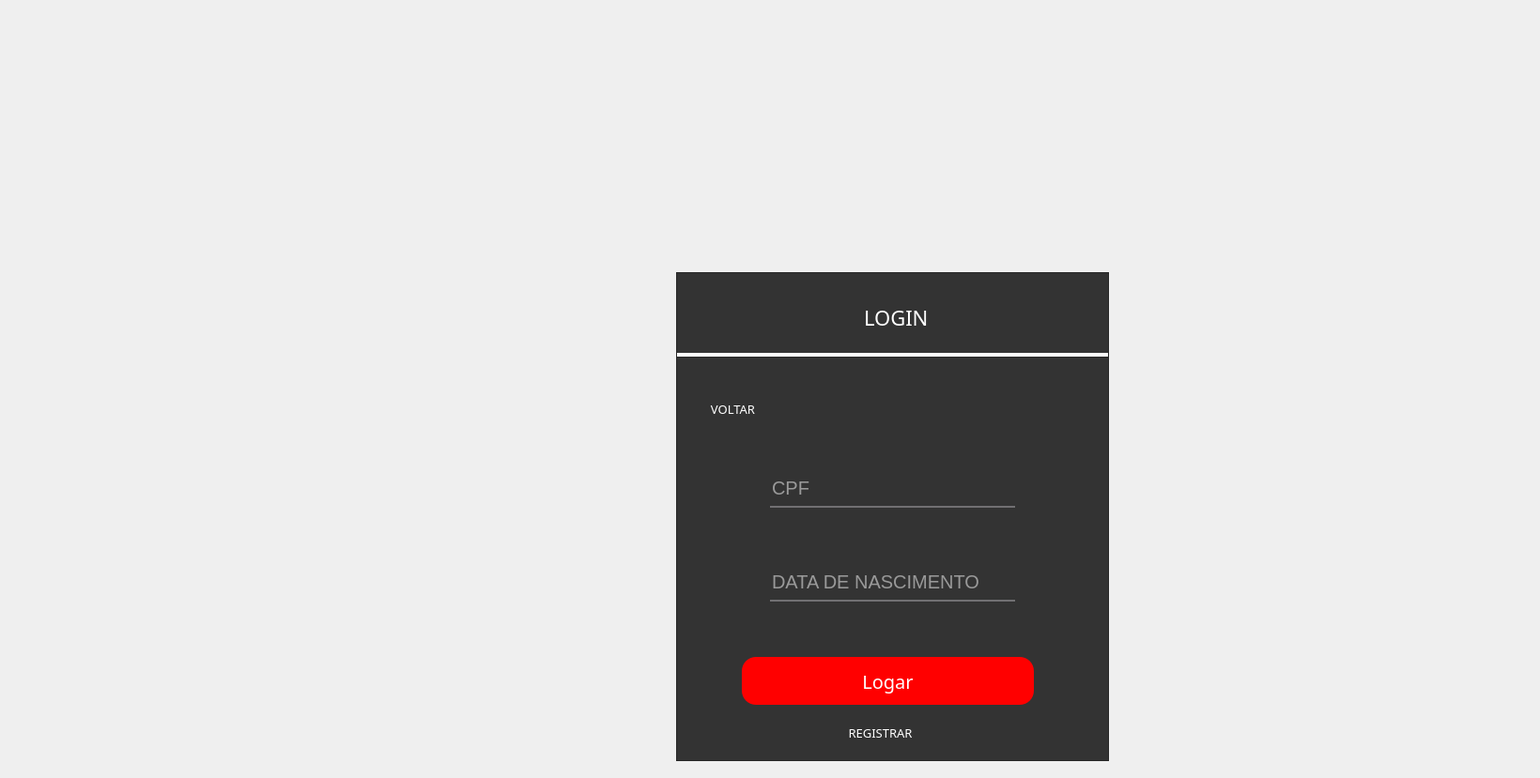
<?xml version="1.0" encoding="UTF-8"?>
<ui version="4.0">
 <class>MainWindow</class>
 <widget class="QMainWindow" name="MainWindow">
  <property name="geometry">
   <rect>
    <x>0</x>
    <y>0</y>
    <width>1640</width>
    <height>829</height>
   </rect>
  </property>
  <property name="windowTitle">
   <string>MainWindow</string>
  </property>
  <property name="styleSheet">
   <string notr="true">background-image: url(teste.jpg);</string>
  </property>
  <property name="animated">
   <bool>true</bool>
  </property>
  <widget class="QWidget" name="centralwidget">
   <widget class="QFrame" name="frame_login">
    <property name="geometry">
     <rect>
      <x>720</x>
      <y>380</y>
      <width>461</width>
      <height>431</height>
     </rect>
    </property>
    <property name="styleSheet">
     <string notr="true">
QFrame{
background:#333;

}</string>
    </property>
    <property name="frameShape">
     <enum>QFrame::StyledPanel</enum>
    </property>
    <property name="frameShadow">
     <enum>QFrame::Raised</enum>
    </property>
    <widget class="QPushButton" name="Push_Logar">
     <property name="geometry">
      <rect>
       <x>70</x>
       <y>320</y>
       <width>311</width>
       <height>51</height>
      </rect>
     </property>
     <property name="styleSheet">
      <string notr="true">border-radius:15px;
background:red;
font-size:20px;
font-family:century gothic;
color:white;
</string>
     </property>
     <property name="text">
      <string>Logar</string>
     </property>
    </widget>
    <widget class="QLineEdit" name="Login_usuario">
     <property name="geometry">
      <rect>
       <x>100</x>
       <y>120</y>
       <width>261</width>
       <height>41</height>
      </rect>
     </property>
     <property name="styleSheet">
      <string notr="true">QLineEdit{
background:transparent;
border:none;
color:white;
font-size:20px;
border-bottom:2px solid #717072;
}
QLineEdit:hover{


	border-bottom:2px solid rgb(212, 212, 212);
}
QLineEdit:pressed{


	border-bottom:2px solid rgb(212, 212, 212);
}</string>
     </property>
     <property name="text">
      <string/>
     </property>
     <property name="maxLength">
      <number>11</number>
     </property>
     <property name="echoMode">
      <enum>QLineEdit::Normal</enum>
     </property>
     <property name="placeholderText">
      <string>CPF</string>
     </property>
    </widget>
    <widget class="QPushButton" name="Push_Voltar">
     <property name="geometry">
      <rect>
       <x>30</x>
       <y>30</y>
       <width>61</width>
       <height>51</height>
      </rect>
     </property>
     <property name="styleSheet">
      <string notr="true">QPushButton{
background:#333;
border:3px;
font-size:13px;
font-family:century gothic;
color:white;
}

QPushButton:hover {
	border:1px solid rgb(93, 93, 93)

}</string>
     </property>
     <property name="text">
      <string>VOLTAR</string>
     </property>
    </widget>
    <widget class="QLabel" name="label_3">
     <property name="geometry">
      <rect>
       <x>30</x>
       <y>190</y>
       <width>47</width>
       <height>13</height>
      </rect>
     </property>
     <property name="text">
      <string/>
     </property>
    </widget>
    <widget class="QPushButton" name="Push_Registrar">
     <property name="geometry">
      <rect>
       <x>180</x>
       <y>380</y>
       <width>75</width>
       <height>41</height>
      </rect>
     </property>
     <property name="styleSheet">
      <string notr="true">QPushButton{
background:#333;
border:3px;
font-size:13px;
font-family:century gothic;
color:white;
}

QPushButton:hover {
	border:1px solid rgb(93, 93, 93)

}</string>
     </property>
     <property name="text">
      <string>REGISTRAR</string>
     </property>
    </widget>
    <widget class="QLineEdit" name="Login_senha">
     <property name="geometry">
      <rect>
       <x>100</x>
       <y>220</y>
       <width>261</width>
       <height>41</height>
      </rect>
     </property>
     <property name="styleSheet">
      <string notr="true">QLineEdit{
background:transparent;
border:none;
color:white;
font-size:20px;
border-bottom:2px solid #717072;
}
QLineEdit:hover{


	border-bottom:2px solid rgb(212, 212, 212);
}
QLineEdit:pressed{


	border-bottom:2px solid rgb(212, 212, 212);
}</string>
     </property>
     <property name="text">
      <string/>
     </property>
     <property name="maxLength">
      <number>8</number>
     </property>
     <property name="echoMode">
      <enum>QLineEdit::Normal</enum>
     </property>
     <property name="placeholderText">
      <string>DATA DE NASCIMENTO</string>
     </property>
    </widget>
   </widget>
   <widget class="QFrame" name="frame_login_2">
    <property name="geometry">
     <rect>
      <x>720</x>
      <y>290</y>
      <width>461</width>
      <height>91</height>
     </rect>
    </property>
    <property name="styleSheet">
     <string notr="true">
QFrame{
background:#333;

border-bottom:5px solid white;

}</string>
    </property>
    <property name="frameShape">
     <enum>QFrame::StyledPanel</enum>
    </property>
    <property name="frameShadow">
     <enum>QFrame::Raised</enum>
    </property>
    <widget class="QLabel" name="Text_Login">
     <property name="geometry">
      <rect>
       <x>200</x>
       <y>28</y>
       <width>101</width>
       <height>41</height>
      </rect>
     </property>
     <property name="styleSheet">
      <string notr="true">*{

color:white;
border:none;
 font-size:22px;
 font-family:century gothic;
}</string>
     </property>
     <property name="text">
      <string>LOGIN</string>
     </property>
    </widget>
   </widget>
  </widget>
 </widget>
 <resources/>
 <connections/>
</ui>
